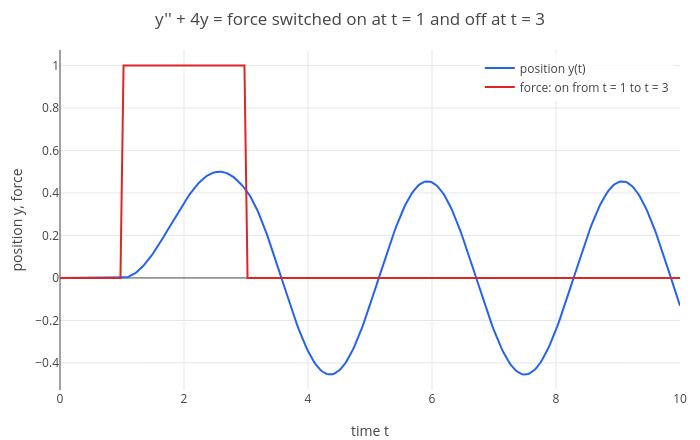

Notebook code cell kept with this figure:
### Markdown cell above
Push a spring $y'' + 4y = f(t)$ from rest with this force. Transforming gives $(s^2 + 4)Y = (e^{-s} - e^{-3s})/s$:

### Code cell
y = ilaplace((exp(-s) - exp(-3*s))/(s*(s^2 + 4)), s, t)
p = plot(y, heaviside(t - 1) - heaviside(t - 3), t, 0, 10);
p = legend(p, "position y(t)", "force: on from t = 1 to t = 3");
labels(title(p, "y'' + 4y = force switched on at t = 1 and off at t = 3"), "time t", "position y, force")

### Figure 1 — Plotly figure (JSON) as saved in the notebook; plotly's stock layout.template omitted (floating-point values rounded to 4 significant figures; data arrays with more than 128 entries replaced by an {"elided": "..."} marker saying what was removed)
{"data": [{"line": {"color": "#2563eb", "width": 2}, "mode": "lines", "name": "position y(t)", "type": "scatter", "x": {"elided": "402 float values"}, "y": {"elided": "402 float values"}}, {"line": {"color": "#dc2626", "width": 2}, "mode": "lines", "name": "force: on from t = 1 to t = 3", "type": "scatter", "x": {"elided": "402 float values"}, "y": {"elided": "402 float values"}}], "layout": {"height": 440, "legend": {"bgcolor": "rgba(255,255,255,0.8)", "x": 0.99, "xanchor": "right", "y": 0.99, "yanchor": "top"}, "margin": {"b": 50, "l": 60, "r": 20, "t": 50}, "showlegend": true, "title": {"text": "y'' + 4y = force switched on at t = 1 and off at t = 3"}, "width": 700, "xaxis": {"range": [0, 10], "title": {"text": "time t"}, "zeroline": true}, "yaxis": {"range": [-0.5274, 1.073], "title": {"text": "position y, force"}, "zeroline": true}}}
